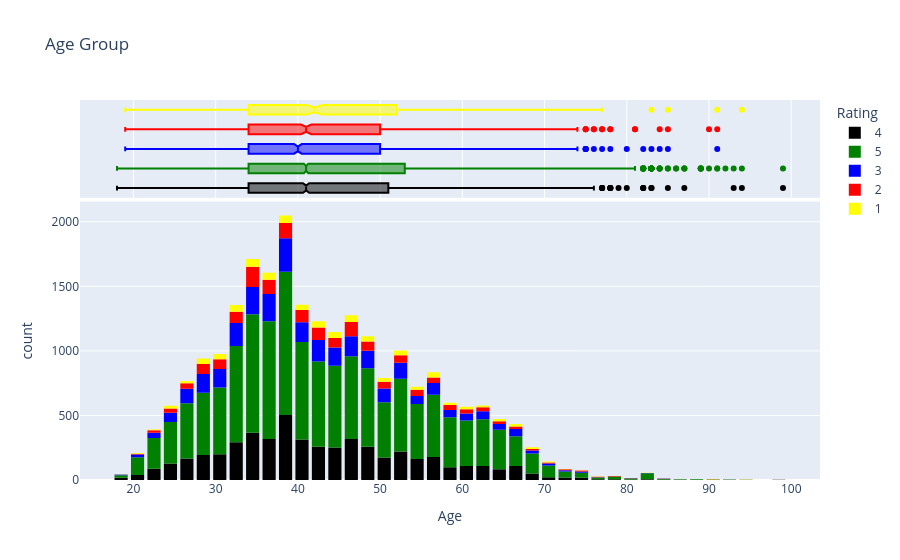

The cell this chart's notebook holds for it:
### Code cell
# Interpretation of Age Distribution Plot

fig = px.histogram(data,
                   x="Age",
                   marginal='box',
                   title="Age Group",
                   color="Rating",
                   nbins=65-18,
                   color_discrete_sequence
                   =['black', 'green', 'blue', 'red', 'yellow'])
fig.update_layout(bargap=0.2)

### Figure 1 — Plotly figure (JSON) as saved in the notebook; plotly's stock layout.template omitted (floating-point values rounded to 4 significant figures; data arrays with more than 128 entries replaced by an {"elided": "..."} marker saying what was removed)
{"data": [{"bingroup": "x", "hovertemplate": "Rating=4<br>Age=%{x}<br>count=%{y}<extra></extra>", "legendgroup": "4", "marker": {"color": "black", "pattern": {"shape": ""}}, "name": "4", "nbinsx": 47, "orientation": "v", "showlegend": true, "type": "histogram", "x": {"elided": "5077 int values"}, "xaxis": "x", "yaxis": "y"}, {"hovertemplate": "Rating=4<br>Age=%{x}<extra></extra>", "legendgroup": "4", "marker": {"color": "black"}, "name": "4", "notched": true, "showlegend": false, "type": "box", "x": {"elided": "5077 int values"}, "xaxis": "x2", "yaxis": "y2"}, {"bingroup": "x", "hovertemplate": "Rating=5<br>Age=%{x}<br>count=%{y}<extra></extra>", "legendgroup": "5", "marker": {"color": "green", "pattern": {"shape": ""}}, "name": "5", "nbinsx": 47, "orientation": "v", "showlegend": true, "type": "histogram", "x": {"elided": "13117 int values"}, "xaxis": "x", "yaxis": "y"}, {"hovertemplate": "Rating=5<br>Age=%{x}<extra></extra>", "legendgroup": "5", "marker": {"color": "green"}, "name": "5", "notched": true, "showlegend": false, "type": "box", "x": {"elided": "13117 int values"}, "xaxis": "x2", "yaxis": "y2"}, {"bingroup": "x", "hovertemplate": "Rating=3<br>Age=%{x}<br>count=%{y}<extra></extra>", "legendgroup": "3", "marker": {"color": "blue", "pattern": {"shape": ""}}, "name": "3", "nbinsx": 47, "orientation": "v", "showlegend": true, "type": "histogram", "x": {"elided": "2871 int values"}, "xaxis": "x", "yaxis": "y"}, {"hovertemplate": "Rating=3<br>Age=%{x}<extra></extra>", "legendgroup": "3", "marker": {"color": "blue"}, "name": "3", "notched": true, "showlegend": false, "type": "box", "x": {"elided": "2871 int values"}, "xaxis": "x2", "yaxis": "y2"}, {"bingroup": "x", "hovertemplate": "Rating=2<br>Age=%{x}<br>count=%{y}<extra></extra>", "legendgroup": "2", "marker": {"color": "red", "pattern": {"shape": ""}}, "name": "2", "nbinsx": 47, "orientation": "v", "showlegend": true, "type": "histogram", "x": {"elided": "1565 int values"}, "xaxis": "x", "yaxis": "y"}, {"hovertemplate": "Rating=2<br>Age=%{x}<extra></extra>", "legendgroup": "2", "marker": {"color": "red"}, "name": "2", "notched": true, "showlegend": false, "type": "box", "x": {"elided": "1565 int values"}, "xaxis": "x2", "yaxis": "y2"}, {"bingroup": "x", "hovertemplate": "Rating=1<br>Age=%{x}<br>count=%{y}<extra></extra>", "legendgroup": "1", "marker": {"color": "yellow", "pattern": {"shape": ""}}, "name": "1", "nbinsx": 47, "orientation": "v", "showlegend": true, "type": "histogram", "x": {"elided": "842 int values"}, "xaxis": "x", "yaxis": "y"}, {"hovertemplate": "Rating=1<br>Age=%{x}<extra></extra>", "legendgroup": "1", "marker": {"color": "yellow"}, "name": "1", "notched": true, "showlegend": false, "type": "box", "x": {"elided": "842 int values"}, "xaxis": "x2", "yaxis": "y2"}], "layout": {"bargap": 0.2, "barmode": "relative", "legend": {"title": {"text": "Rating"}, "tracegroupgap": 0}, "title": {"text": "Age Group"}, "xaxis": {"anchor": "y", "domain": [0, 1], "title": {"text": "Age"}}, "xaxis2": {"anchor": "y2", "domain": [0, 1], "matches": "x", "showgrid": true, "showticklabels": false}, "yaxis": {"anchor": "x", "domain": [0, 0.7326], "title": {"text": "count"}}, "yaxis2": {"anchor": "x2", "domain": [0.7426, 1], "matches": "y2", "showgrid": false, "showline": false, "showticklabels": false, "ticks": ""}}}
